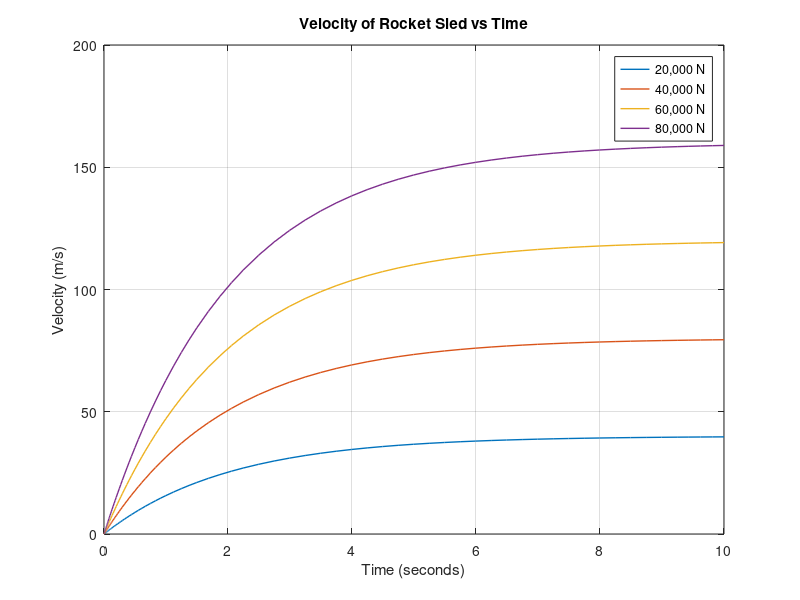

This figure's MATLAB source:
% Rocket Propulsion Application
% constants
m = 1000;
c = 500;
vi = 0;
tspan = [0 10];

% Forces
F = [20000 40000 60000 80000];

% Solve with ode for the velocity's 
[t1,v1] = ode45(@(t,v) (F(1)-c*v)/m, tspan, vi);
[t2,v2] = ode45(@(t,v) (F(2)-c*v)/m, tspan, vi);
[t3,v3] = ode45(@(t,v) (F(3)-c*v)/m, tspan, vi);
[t4,v4] = ode45(@(t,v) (F(4)-c*v)/m, tspan, vi);

% Plotting over first ten seconds 
plot(t1,v1,'LineWidth',1)
hold on
plot(t2,v2,'LineWidth',1)
plot(t3,v3,'LineWidth',1)
plot(t4,v4,'LineWidth',1)
hold on
title('Velocity of Rocket Sled vs Time')
xlabel('Time (seconds)')
ylabel('Velocity (m/s)')
grid on
legend('20,000 N','40,000 N','60,000 N','80,000 N','Location','best')
